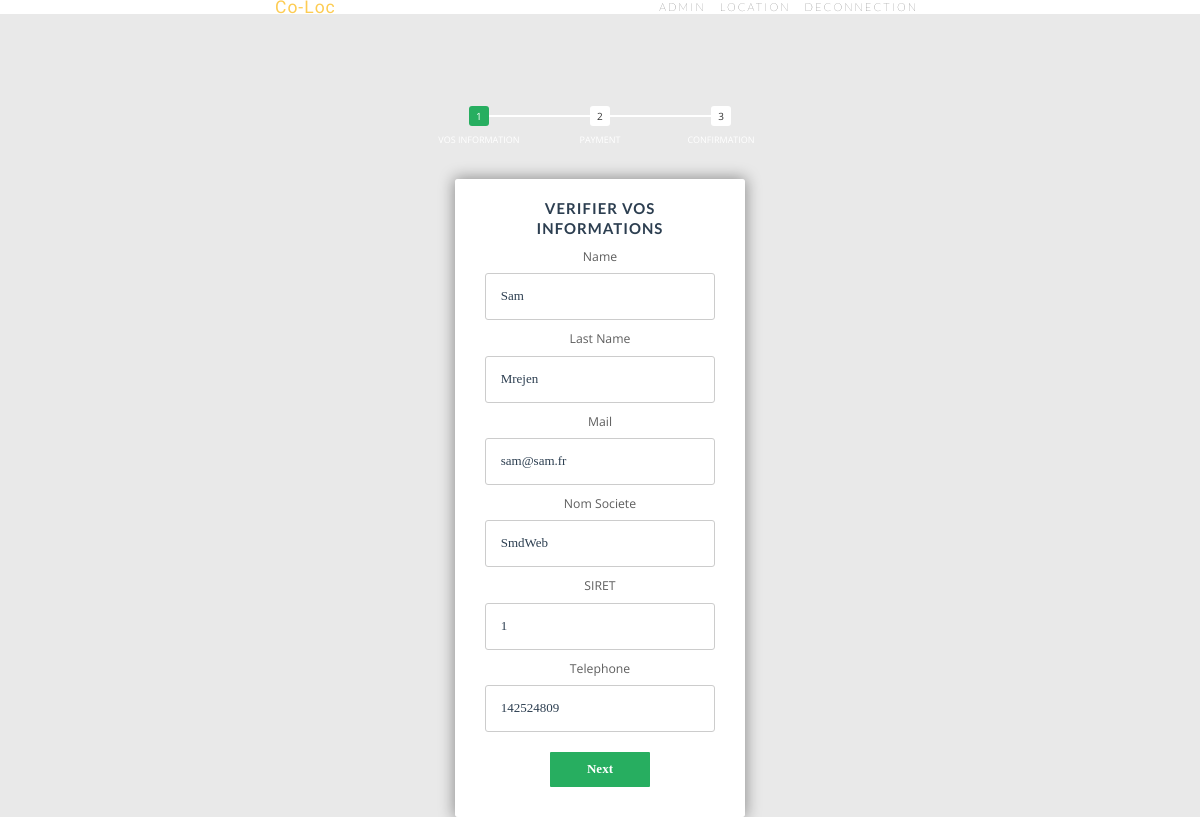
/index.php?p=rentPage&id=15 (signed in), run on the app's committed database.
### tables this page shows
CREATE TABLE `users` (
  `id` int(255) NOT NULL,
  `name` varchar(255) NOT NULL,
  `lastName` varchar(255) NOT NULL,
  `nameSoc` varchar(255) NOT NULL,
  `password` varchar(255) NOT NULL,
  `mail` varchar(255) NOT NULL,
  `noSiret` varchar(255) NOT NULL,
  `phone` int(255) NOT NULL
);

### Controllers/rentPageController.php (called while the page is built, shortened)
<?php
require_once ('Models/UserSQL.php');
$update = new UserSQL();
$updateUsers=$update->recupererUtilisateur($_SESSION['id']);
require_once ('Views/rentPage.php');

### Models/UserSQL.php (called while the page is built, shortened)
<?php
class UserSQL
{
    public function recupererUtilisateur($id=null)
    {
        global $bdd;
        if ($id !== null){
        $recuperer=$bdd->prepare("SELECT * FROM users where id=:id");
        $cast=intval($id);
        $recuperer->bindParam(":id", $cast, PDO::PARAM_STR);
        $recuperer->execute();
        $users=$recuperer->fetchAll();
        return $users;
        }else{
            $recuperer=$bdd->prepare("select * from users");
            $recuperer->execute();
            $recupAll=$recuperer->fetchAll();
            return $recupAll;
        }
    }
}

### Views/rentPage.php (the view, shortened to what this page needs)
<?php require_once ('Views/Layout.php')?>
<link rel="stylesheet" href="Views/css/rentCss.css">
<form id="msform">
    <ul id="progressbar">
        <li class="active">Vos Information</li>
        <li>Payment</li>
        <li>Confirmation</li>
    </ul>
    <fieldset>
        <h2 class="fs-title">Verifier vos informations</h2>
        <label for="Name">Name</label>
        <input type="text" name="name" value="<?= $updateUsers[0]['name'] ?>" placeholder="name">
        <label for="lastName">Last Name</label>
        <input type="text" name="lastName" value="<?= $updateUsers[0]['lastName'] ?>" placeholder="lastName">
        <label for="mail">Mail</label>
        <input type="email" name="mail" value="<?= $updateUsers[0]['mail'] ?>" placeholder="email">
        <label for="Societe">Nom Societe</label>
        <input type="text" name="nameSoc" value="<?= $updateUsers[0]['nameSoc'] ?>" placeholder="Societe">
        <label for="Siret">SIRET</label>
        <input type="text" name="noSiret" value="<?= $updateUsers[0]['noSiret'] ?>" placeholder="SIRET">
        <label for="phone">Telephone</label>
        <input type="text" name="phone" value="<?= $updateUsers[0]['phone'] ?>" placeholder="phone">
        <input type="button" name="next" class="next action-button" value="Next" />
    </fieldset>
</form>
</body>
</html>

### Views/css/new-age.css (style rules this page uses)
html, body { width: 100%; height: 100%; }
body { font-family: 'Muli', 'Helvetica', 'Arial', 'sans-serif'; }
h1, h2, h3, h4, h5, h6 { font-family: 'Catamaran', 'Helvetica', 'Arial', 'sans-serif'; font-weight: 200; letter-spacing: 1px; }

### Views/css/connection.css (style rules this page uses)
* { margin: 0; padding: 0; box-sizing: border-box; }
body { background: #e9e9e9; color: #5e5e5e; font: 400 87.5%/1.5em 'Open Sans', sans-serif; }
form { padding: 0 1.5em; }

### Views/css/shop-item.css (style rules this page uses)
body { padding-top: 54px; }
@media (min-width: 992px) { body { padding-top: 56px; } }

### Views/css/rentCss.css (style rules this page uses)
#msform { width: 400px; margin: 50px auto; text-align: center; position: relative; }
#msform fieldset { background: white; border: 0 none; border-radius: 3px; box-shadow: 0 0 15px 1px rgba(0, 0, 0, 0.4); padding: 20px 30px; box-sizing: border-box; width: 80%; margin: 0 10%; position: relative; }
#msform input, #msform textarea { padding: 15px; border: 1px solid #ccc; border-radius: 3px; margin-bottom: 10px; width: 100%; box-sizing: border-box; font-family: montserrat; color: #2C3E50; font-size: 13px; }
#msform .action-button { width: 100px; background: #27AE60; font-weight: bold; color: white; border: 0 none; border-radius: 1px; cursor: pointer; padding: 10px 5px; margin: 10px 5px; }
.fs-title { font-size: 15px; text-transform: uppercase; color: #2C3E50; margin-bottom: 10px; }
#progressbar { margin-bottom: 30px; overflow: hidden; counter-reset: step; }
#progressbar li { list-style-type: none; color: white; text-transform: uppercase; font-size: 9px; width: 33.33%; float: left; position: relative; }
#progressbar li:before { content: counter(step); counter-increment: step; width: 20px; line-height: 20px; display: block; font-size: 10px; color: #333; background: white; border-radius: 3px; margin: 0 auto 5px auto; }
#progressbar li:after { content: ''; width: 100%; height: 2px; background: white; position: absolute; left: -50%; top: 9px; z-index: -1; }
#progressbar li:first-child:after { content: none; }
#progressbar li.active:before, #progressbar li.active:after { background: #27AE60; color: white; }

### data on the page
users: name "Sam", lastName "Mrejen", mail "sam@sam.fr", nameSoc "SmdWeb", noSiret "1", phone "142524809"
